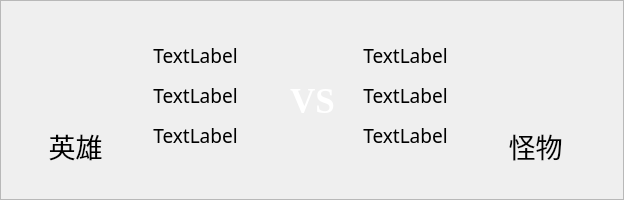
<?xml version="1.0" encoding="UTF-8"?>
<ui version="4.0">
 <class>battlewindow</class>
 <widget class="QWidget" name="battlewindow">
  <property name="geometry">
   <rect>
    <x>0</x>
    <y>0</y>
    <width>624</width>
    <height>200</height>
   </rect>
  </property>
  <property name="sizePolicy">
   <sizepolicy hsizetype="Fixed" vsizetype="Fixed">
    <horstretch>0</horstretch>
    <verstretch>0</verstretch>
   </sizepolicy>
  </property>
  <property name="windowTitle">
   <string>Form</string>
  </property>
  <widget class="QFrame" name="frame">
   <property name="geometry">
    <rect>
     <x>0</x>
     <y>0</y>
     <width>624</width>
     <height>200</height>
    </rect>
   </property>
   <property name="sizePolicy">
    <sizepolicy hsizetype="Fixed" vsizetype="Preferred">
     <horstretch>0</horstretch>
     <verstretch>0</verstretch>
    </sizepolicy>
   </property>
   <property name="styleSheet">
    <string notr="true">#frame {border-image: url(:/background/res/background/dilaoguebox.png);
}
#frame *{}
</string>
   </property>
   <property name="frameShape">
    <enum>QFrame::StyledPanel</enum>
   </property>
   <property name="frameShadow">
    <enum>QFrame::Raised</enum>
   </property>
   <widget class="QLabel" name="icon_hero">
    <property name="geometry">
     <rect>
      <x>60</x>
      <y>60</y>
      <width>32</width>
      <height>48</height>
     </rect>
    </property>
    <property name="styleSheet">
     <string notr="true">background-image: url(:/character/res/characters/hero.png);</string>
    </property>
    <property name="text">
     <string/>
    </property>
   </widget>
   <widget class="QLabel" name="icon_enemy">
    <property name="geometry">
     <rect>
      <x>510</x>
      <y>60</y>
      <width>48</width>
      <height>48</height>
     </rect>
    </property>
    <property name="styleSheet">
     <string notr="true">border-image: url(:/enemy/res/enemy/boss.png);</string>
    </property>
    <property name="text">
     <string/>
    </property>
   </widget>
   <widget class="QLabel" name="tag_hero">
    <property name="geometry">
     <rect>
      <x>40</x>
      <y>130</y>
      <width>71</width>
      <height>31</height>
     </rect>
    </property>
    <property name="font">
     <font>
      <family>华文行楷</family>
      <pointsize>20</pointsize>
     </font>
    </property>
    <property name="text">
     <string>英雄</string>
    </property>
    <property name="alignment">
     <set>Qt::AlignCenter</set>
    </property>
   </widget>
   <widget class="QLabel" name="tag_enemy">
    <property name="geometry">
     <rect>
      <x>500</x>
      <y>130</y>
      <width>71</width>
      <height>31</height>
     </rect>
    </property>
    <property name="font">
     <font>
      <family>华文行楷</family>
      <pointsize>20</pointsize>
     </font>
    </property>
    <property name="text">
     <string>怪物</string>
    </property>
    <property name="alignment">
     <set>Qt::AlignCenter</set>
    </property>
   </widget>
   <widget class="QLabel" name="tag_vs">
    <property name="geometry">
     <rect>
      <x>252</x>
      <y>70</y>
      <width>121</width>
      <height>61</height>
     </rect>
    </property>
    <property name="sizePolicy">
     <sizepolicy hsizetype="Fixed" vsizetype="Fixed">
      <horstretch>0</horstretch>
      <verstretch>0</verstretch>
     </sizepolicy>
    </property>
    <property name="font">
     <font>
      <family>Times New Roman</family>
      <pointsize>26</pointsize>
      <weight>75</weight>
      <bold>true</bold>
     </font>
    </property>
    <property name="styleSheet">
     <string notr="true">color:#ffffff
</string>
    </property>
    <property name="text">
     <string>VS</string>
    </property>
    <property name="alignment">
     <set>Qt::AlignCenter</set>
    </property>
   </widget>
   <widget class="QLabel" name="icon_hp">
    <property name="geometry">
     <rect>
      <x>115</x>
      <y>30</y>
      <width>41</width>
      <height>41</height>
     </rect>
    </property>
    <property name="styleSheet">
     <string notr="true">border-image: url(:/item/res/item/heart.png);</string>
    </property>
    <property name="text">
     <string/>
    </property>
   </widget>
   <widget class="QLabel" name="icon_atk">
    <property name="geometry">
     <rect>
      <x>121</x>
      <y>80</y>
      <width>31</width>
      <height>31</height>
     </rect>
    </property>
    <property name="styleSheet">
     <string notr="true">border-image: url(:/item/res/item/sword.png);</string>
    </property>
    <property name="text">
     <string/>
    </property>
   </widget>
   <widget class="QLabel" name="icon_def">
    <property name="geometry">
     <rect>
      <x>120</x>
      <y>120</y>
      <width>41</width>
      <height>41</height>
     </rect>
    </property>
    <property name="styleSheet">
     <string notr="true">border-image: url(:/item/res/item/shield.png);</string>
    </property>
    <property name="text">
     <string/>
    </property>
   </widget>
   <widget class="QLabel" name="icon_hp_2">
    <property name="geometry">
     <rect>
      <x>440</x>
      <y>30</y>
      <width>41</width>
      <height>41</height>
     </rect>
    </property>
    <property name="styleSheet">
     <string notr="true">border-image: url(:/item/res/item/heart.png);</string>
    </property>
    <property name="text">
     <string/>
    </property>
   </widget>
   <widget class="QLabel" name="icon_atk2">
    <property name="geometry">
     <rect>
      <x>446</x>
      <y>80</y>
      <width>31</width>
      <height>31</height>
     </rect>
    </property>
    <property name="styleSheet">
     <string notr="true">border-image: url(:/item/res/item/sword.png);</string>
    </property>
    <property name="text">
     <string/>
    </property>
   </widget>
   <widget class="QLabel" name="icon_def2">
    <property name="geometry">
     <rect>
      <x>445</x>
      <y>120</y>
      <width>41</width>
      <height>41</height>
     </rect>
    </property>
    <property name="styleSheet">
     <string notr="true">border-image: url(:/item/res/item/shield.png);</string>
    </property>
    <property name="text">
     <string/>
    </property>
   </widget>
   <widget class="QLabel" name="data_hero_hp">
    <property name="geometry">
     <rect>
      <x>150</x>
      <y>40</y>
      <width>91</width>
      <height>31</height>
     </rect>
    </property>
    <property name="font">
     <font>
      <family>华文隶书</family>
      <pointsize>14</pointsize>
     </font>
    </property>
    <property name="text">
     <string>TextLabel</string>
    </property>
    <property name="alignment">
     <set>Qt::AlignCenter</set>
    </property>
   </widget>
   <widget class="QLabel" name="data_enemy_hp">
    <property name="geometry">
     <rect>
      <x>360</x>
      <y>40</y>
      <width>91</width>
      <height>31</height>
     </rect>
    </property>
    <property name="font">
     <font>
      <family>华文隶书</family>
      <pointsize>14</pointsize>
     </font>
    </property>
    <property name="text">
     <string>TextLabel</string>
    </property>
    <property name="alignment">
     <set>Qt::AlignCenter</set>
    </property>
   </widget>
   <widget class="QLabel" name="data_hero_atk">
    <property name="geometry">
     <rect>
      <x>150</x>
      <y>80</y>
      <width>91</width>
      <height>31</height>
     </rect>
    </property>
    <property name="font">
     <font>
      <family>华文隶书</family>
      <pointsize>14</pointsize>
     </font>
    </property>
    <property name="text">
     <string>TextLabel</string>
    </property>
    <property name="alignment">
     <set>Qt::AlignCenter</set>
    </property>
   </widget>
   <widget class="QLabel" name="data_hero_def">
    <property name="geometry">
     <rect>
      <x>150</x>
      <y>120</y>
      <width>91</width>
      <height>31</height>
     </rect>
    </property>
    <property name="font">
     <font>
      <family>华文隶书</family>
      <pointsize>14</pointsize>
     </font>
    </property>
    <property name="text">
     <string>TextLabel</string>
    </property>
    <property name="alignment">
     <set>Qt::AlignCenter</set>
    </property>
   </widget>
   <widget class="QLabel" name="data_enemy_atk">
    <property name="geometry">
     <rect>
      <x>360</x>
      <y>80</y>
      <width>91</width>
      <height>31</height>
     </rect>
    </property>
    <property name="font">
     <font>
      <family>华文隶书</family>
      <pointsize>14</pointsize>
     </font>
    </property>
    <property name="text">
     <string>TextLabel</string>
    </property>
    <property name="alignment">
     <set>Qt::AlignCenter</set>
    </property>
   </widget>
   <widget class="QLabel" name="data_enemy_def">
    <property name="geometry">
     <rect>
      <x>360</x>
      <y>120</y>
      <width>91</width>
      <height>31</height>
     </rect>
    </property>
    <property name="font">
     <font>
      <family>华文隶书</family>
      <pointsize>14</pointsize>
     </font>
    </property>
    <property name="text">
     <string>TextLabel</string>
    </property>
    <property name="alignment">
     <set>Qt::AlignCenter</set>
    </property>
   </widget>
  </widget>
 </widget>
 <resources/>
 <connections/>
</ui>
